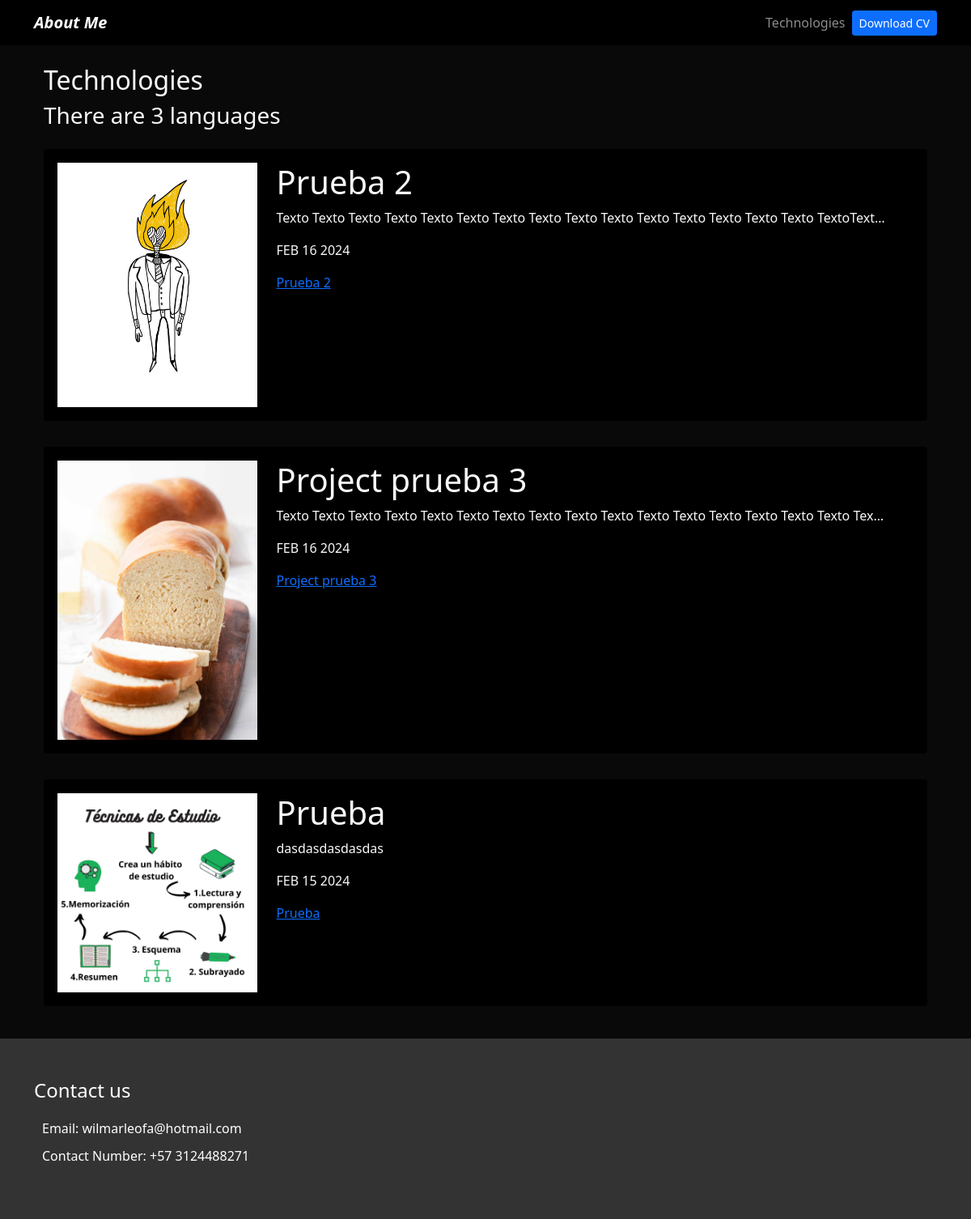
Screenshot of /blog/ with the database file from the repository.
### blog/models.py (models this page shows, shortened)
class Post(models.Model):
    title = models.CharField(max_length=100)
    description = models.TextField()
    image = models.ImageField(upload_to="blog/images")
    date = models.DateField(default=datetime.date.today)

### blog/views.py (the view)
# urls.py: path("", views.renderPosts, name="posts"),
def renderPosts(request):
    total_posts = Post.objects.count()
    posts = Post.objects.order_by("-date")
    return render(request, "blog.html", {"posts": posts, "total_posts": total_posts})

### blog/templates/blog.html
{% extends 'layout.html' %}
{% block content %}
<h1 class="fs-2">Technologies</h1>
<h3>There are {{total_posts}} language{{total_posts|pluralize}}</h3>
{% for post in posts %}
<div class="py-3">
  <div class="card card-body bg-black">
    <div class="row">
      <div class="col-3">
        <img class="img-fluid" src="{{post.image.url}}" alt="{{post.title}}">
      </div>
      <div class="col-9">
        <h1>{{post.title}}</h1>
        <p>{{post.description|striptags|truncatechars:100}}</p>
        <p>{{post.date|date:'M d Y'|upper}}</p>
        <a href="{% url 'blog:post_detail' post.id %}">{{post.title}}</a>
      </div>
    </div>
  </div>
</div>
{% endfor %}
{% endblock %}

### portfolio/templates/layout.html (shortened to what this page needs)
{% load static %}
<!DOCTYPE html>
<html lang="en">
<head>
  <link href="https://cdn.jsdelivr.net/npm/bootstrap@5.1.3/dist/css/bootstrap.min.css" rel="stylesheet"
>
    <link rel="stylesheet" href="{% static 'main.css' %}">
</head>
<body class="text-light">
  {% include 'partials/navbar.html' %}
  <div class="container p-4">
    {% block content %}
    {% endblock %}
  </div>
{% include 'partials/footer.html' %}
</body>
</body>
</html>

### portfolio/templates/partials/navbar.html (shortened to what this page needs)
{% load static %}
<nav class="navbar navbar-expand-lg navbar-dark bg-black">
  <div class="container">
    <a class="navbar-brand fw-bold fst-italic" href="/">About Me</a>
    <div class="collapse navbar-collapse" id="navbarNav">
      <ul class="navbar-nav ms-auto">
        <li class="nav-item">
          <a class="nav-link" href="{% url 'blog:posts' %}">Technologies</a>
        </li>
        <li class="nav-item d-flex align-items-center">
          <a class="btn btn-primary btn-sm" href="{% static 'portfolio/cv.pdf' %}" target="_blank">Download CV</a>
        </li>
      </ul>
    </div>
  </div>
</nav>

### portfolio/templates/partials/footer.html (shortened to what this page needs)
{% load static %}
<head>
    <link rel="stylesheet" href="{% static 'css/styles.css' %}">
  </head>
<footer class="footer">
    <div class="container">
      <div class="row">
        <div class="col-md-6">
          <h4>Contact us</h4>
          <ul class="contact-info">
            <li> Email: wilmarleofa@hotmail.com</li>
            <li> Contact Number: +57 3124488271</li>
          </ul>
        </div>
      </div>
    </div>
  </footer>

### portfolio/static/main.css (style rules this page uses)
body { background: #090909; }
.bg-black { background: #000; }

### portfolio/static/css/styles.css (style rules this page uses)
.footer { background-color: #333; color: #fff; padding: 50px 0; }
.footer h4 { color: #fff; margin-bottom: 20px; }
.footer ul.contact-info { list-style: none; padding: 0; }
.footer ul.contact-info li { margin-bottom: 10px; }

### rows the page displays
Post: image (picture), title "Prueba 2", description "Texto Texto Texto Texto Texto Texto Texto Texto Texto Texto Texto Texto Texto Texto Texto TextoText…", date "FEB 16 2024"
Post: image (picture), title "Project prueba 3", description "Texto Texto Texto Texto Texto Texto Texto Texto Texto Texto Texto Texto Texto Texto Texto Texto Tex…", date "FEB 16 2024"
Post: image (picture), title "Prueba", description "dasdasdasdasdas", date "FEB 15 2024"

### other values shown
{{ total_posts }} "3"
